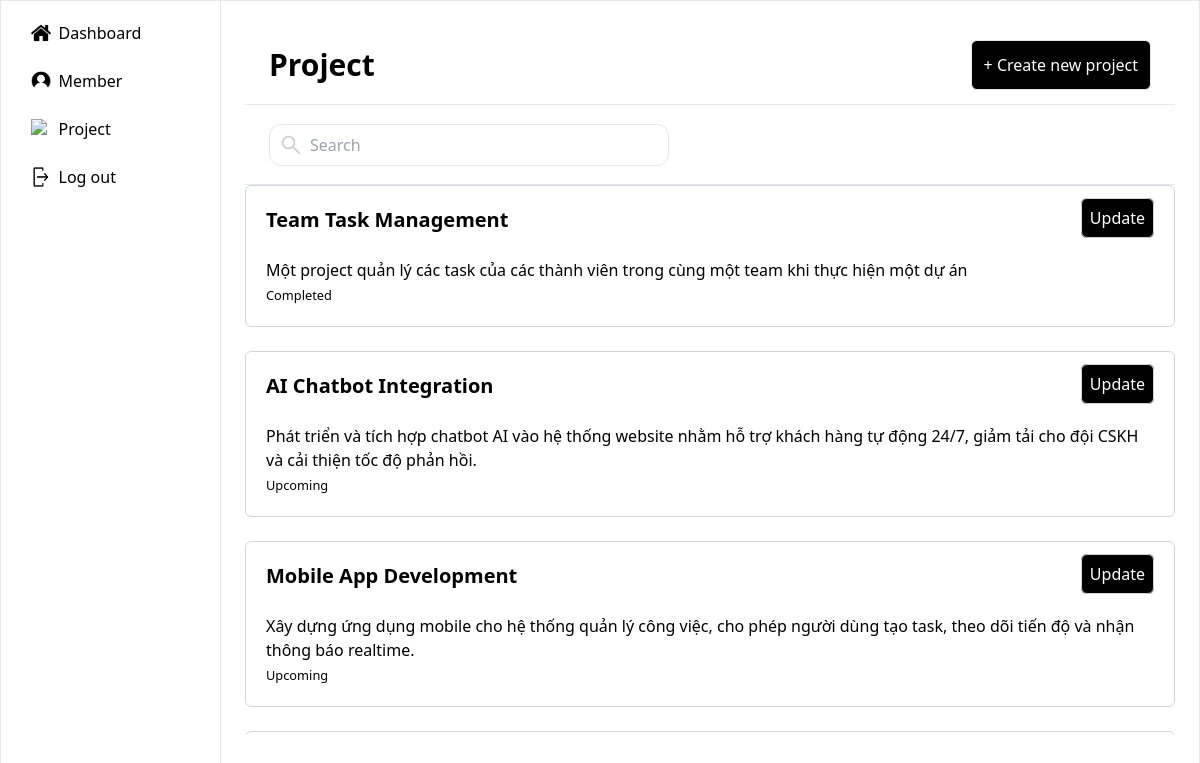
Page /project/ (signed in) on the committed database.
### main/models.py (models this page shows, shortened)
class Project(models.Model):
    status_dict = {
        'In processing': 'In processing',
        'Completed': 'Completed',
        'Upcoming': 'Upcoming'
    }
    project_id = models.AutoField(primary_key=True)
    project_name = models.CharField(max_length=100, blank=True, null=True)
    description = models.TextField(blank=True, null=True)
    start_date = models.DateTimeField(blank=True, null=True)
    end_date = models.DateTimeField(blank=True, null=True)
    created_by = models.ForeignKey(
        Users,
        on_delete=models.PROTECT,
        related_name='projects'
    )
    status_project = models.CharField(max_length=50, blank=True, null=True, choices=status_dict)

### main/views.py (the view)
# urls.py: path('project/', views.project, name='project'),
def project(request):
    projects = Project.objects.all()
    context = {'projects': projects}
    return render(request, 'main/project.html', context=context)

### main/templates/main/project.html
{% extends 'side_bar_member.html' %}
{% load static %}
{% block content %}
<div
  class="bg-white-200 items-center border-b border-b-gray-200 flex px-6 h-[80px] flex justify-between"
>
  <div><h1 class="text-[30px] font-bold">Project</h1></div>
  <div class="border p-3 bg-black rounded-md">
    <div>
      <a href="{% url 'create_project' %}"><span class="text-white">+ Create new project</span></a>
    </div>
  </div>
</div>
<div class="bg-white-200 items-center border-b border-b-gray-200 flex px-6 h-[80px]">
  <div class="relative">
    <div class="absolute inset-y-0 left-0 flex items-center pl-3 pointer-events-auto">
      <img src="{% static 'icons/search.png' %}" alt="search icon" class="h-5 w-5" />
    </div>
    <input
      type="text"
      class="pl-10 pr-3 py-2 border border-gray-200 rounded-xl w-[400px]"
      placeholder="Search"
    />
  </div>
</div>
<div class="overflow-y-scroll space-y-6 h-[550px]">
  {% for project in projects %}
  <div class="border border-gray-300 rounded-md p-5">
      <div class="flex justify-between">
        <div><a href="{% url 'task' project.project_id %}"><span class="font-bold text-xl">{{ project.project_name }}</span></a></div>
        <div>
            {% if user.role == 'Manager' %}
            <a href="{% url 'update_project' project.project_id %}" class="border border-gray-300 rounded-md bg bg-black p-2 text-white">Update</a>
            {% endif %}
        </div>
      </div>
      <br>
      <p>{{ project.description }}</p>
      <small>{{project.status_project}}</small>
  </div>
  {% endfor %}
</div>
{% endblock %}

### rows in the picture
Project: project_name "Team Task Management", shows "Update", description "Một project quản lý các task của các thành viên trong cùng một team khi thực hiện một dự án", status_project "Completed"
Project: project_name "AI Chatbot Integration", shows "Update", description "Phát triển và tích hợp chatbot AI vào hệ thống website nhằm hỗ trợ khách hàng tự động 24/7, giảm tải cho đội CSKH và cải thiện tốc độ phản hồi.", status_project "Upcoming"
Project: project_name "Mobile App Development", shows "Update", description "Xây dựng ứng dụng mobile cho hệ thống quản lý công việc, cho phép người dùng tạo task, theo dõi tiến độ và nhận thông báo realtime.", status_project "Upcoming"
